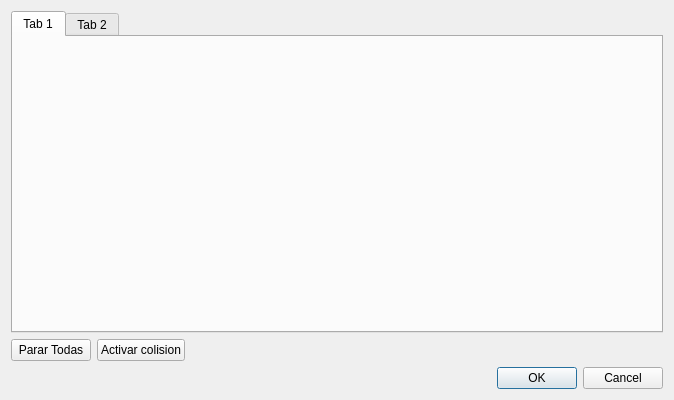
<?xml version="1.0" encoding="UTF-8"?>
<ui version="4.0">
 <class>DConfVelocidades</class>
 <widget class="QDialog" name="DConfVelocidades">
  <property name="geometry">
   <rect>
    <x>0</x>
    <y>0</y>
    <width>674</width>
    <height>400</height>
   </rect>
  </property>
  <property name="windowTitle">
   <string>Dialog</string>
  </property>
  <layout class="QVBoxLayout" name="verticalLayout">
   <item>
    <widget class="QTabWidget" name="tabBolas">
     <widget class="QWidget" name="tab">
      <attribute name="title">
       <string>Tab 1</string>
      </attribute>
     </widget>
     <widget class="QWidget" name="tab_2">
      <attribute name="title">
       <string>Tab 2</string>
      </attribute>
     </widget>
    </widget>
   </item>
   <item>
    <layout class="QHBoxLayout" name="horizontalLayout">
     <item>
      <widget class="QPushButton" name="btnPararTodas">
       <property name="text">
        <string>Parar Todas</string>
       </property>
      </widget>
     </item>
     <item>
      <widget class="QPushButton" name="btnActivarColision">
       <property name="text">
        <string>Activar colision</string>
       </property>
      </widget>
     </item>
     <item>
      <spacer name="horizontalSpacer">
       <property name="orientation">
        <enum>Qt::Horizontal</enum>
       </property>
       <property name="sizeHint" stdset="0">
        <size>
         <width>40</width>
         <height>20</height>
        </size>
       </property>
      </spacer>
     </item>
    </layout>
   </item>
   <item>
    <widget class="QDialogButtonBox" name="buttonBox">
     <property name="orientation">
      <enum>Qt::Horizontal</enum>
     </property>
     <property name="standardButtons">
      <set>QDialogButtonBox::Cancel|QDialogButtonBox::Ok</set>
     </property>
    </widget>
   </item>
  </layout>
 </widget>
 <resources/>
 <connections>
  <connection>
   <sender>buttonBox</sender>
   <signal>accepted()</signal>
   <receiver>DConfVelocidades</receiver>
   <slot>accept()</slot>
   <hints>
    <hint type="sourcelabel">
     <x>248</x>
     <y>254</y>
    </hint>
    <hint type="destinationlabel">
     <x>157</x>
     <y>274</y>
    </hint>
   </hints>
  </connection>
  <connection>
   <sender>buttonBox</sender>
   <signal>rejected()</signal>
   <receiver>DConfVelocidades</receiver>
   <slot>reject()</slot>
   <hints>
    <hint type="sourcelabel">
     <x>316</x>
     <y>260</y>
    </hint>
    <hint type="destinationlabel">
     <x>286</x>
     <y>274</y>
    </hint>
   </hints>
  </connection>
 </connections>
</ui>
